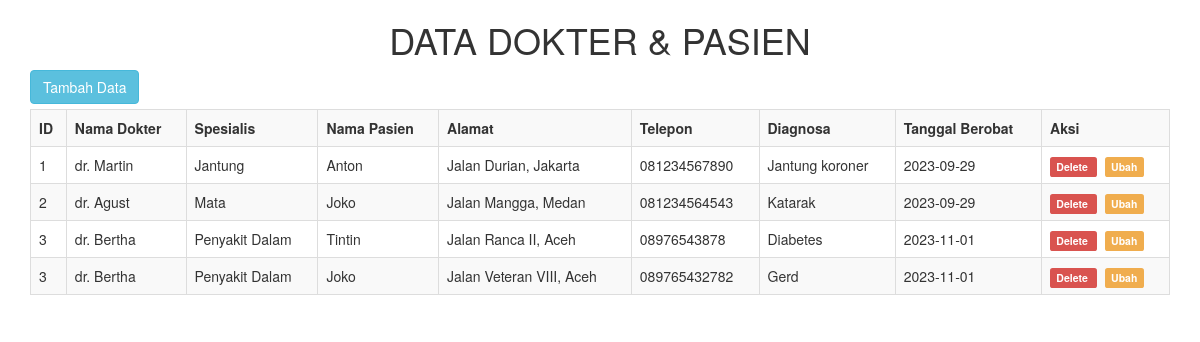
The page /Dokter/index.php on the database its author committed.
### tables this page shows
CREATE TABLE `konsultasi` (
  `id_konsultasi` int(11) NOT NULL,
  `id_pasien` int(11) NOT NULL,
  `id_dokter` int(11) NOT NULL,
  `id_diagnosa` int(11) NOT NULL,
  `tgl_berobat` date NOT NULL,
  `keluhan` text NOT NULL
);

CREATE TABLE `dokter` (
  `id_dokter` int(11) NOT NULL,
  `nama_dokter` varchar(100) NOT NULL,
  `spesialis` varchar(100) NOT NULL,
  `alamat` text NOT NULL,
  `no_telp` varchar(15) NOT NULL
);

CREATE TABLE `pasien` (
  `id_pasien` int(11) NOT NULL,
  `nama_pasien` varchar(100) NOT NULL,
  `alamat` text NOT NULL,
  `no_telp` varchar(15) NOT NULL
);

CREATE TABLE `diagnosa` (
  `id_diagnosa` int(11) NOT NULL,
  `nama_penyakit` varchar(200) NOT NULL,
  `keterangan` text NOT NULL
);

### Dokter/index.php (the view, shortened to what this page needs)
<!DOCTYPE html>
<html lang="en">
<head>
    <link rel="stylesheet" href="https://maxcdn.bootstrapcdn.com/bootstrap/3.4.1/css/bootstrap.min.css">
</head>
<body>
    <div class="container">
        <div class="row">
            <div class="col-sm-12">
                <?php
                include '../koneksi.php';
                $query = mysqli_query($conn, "SELECT * from konsultasi as k join dokter as d on k.id_dokter = d.id_dokter join pasien as p on k.id_pasien = p.id_pasien join diagnosa as dg  on dg.id_diagnosa=k.id_diagnosa;");
                ?>
                <center>
                    <h1>DATA DOKTER & PASIEN</h1>
                </center>
                <a class="btn btn-info" style="margin-bottom:5px" href="tambah.php?nama_halaman=Tambah Dokter"> Tambah Data </a>
                <table class="table table-striped table-bordered">
                    <tr>
                        <th>
                            ID
                        </th>
                        <th>
                            Nama Dokter
                        </th>
                        <th>
                            Spesialis
                        </th>
                        <th>
                            Nama Pasien
                        </th>
                        <th>
                            Alamat
                        </th>
                        <th>
                            Telepon
                        </th>
                        <th>
                            Diagnosa
                        </th>
                        <th>
                            Tanggal Berobat
                        </th>
                        <th>
                            Aksi
                        </th>
                    </tr>
                    <?php
                    if (mysqli_num_rows($query) > 0) {
                        while ($data = mysqli_fetch_array($query)) {
                    ?>
                            <tr>
                                <td> <?php echo $data["id_dokter"] ?></td>
                                <td> <?php echo $data["nama_dokter"] ?> </td>
                                <td> <?php echo $data["spesialis"] ?> </td>
                                <td> <?php echo $data["nama_pasien"] ?> </td>
                                <td> <?php echo $data["alamat"] ?></td>
                                <td> <?php echo $data["no_telp"] ?></td>
                                <td> <?php echo $data["nama_penyakit"] ?> </td>
                                <td> <?php echo $data["tgl_berobat"] ?> </td>
                                <td> <a href="proses_hapus.php?id=<?php echo $data["id_konsultasi"] ?>" class="label label-danger"> Delete </a> &nbsp; <a href="edit.php?id=<?php echo $data["id_konsultasi"] ?>" class="label label-warning"> Ubah </a></td>
                            </tr>
                        <?php } ?>
                    <?php } ?>
                </table>
            </div>
        </div>
    </div>
</body>
</html>

### rows shown on the page
konsultasi: id_dokter.id_dokter "1", id_dokter.nama_dokter "dr. Martin", id_dokter.spesialis "Jantung", id_pasien.nama_pasien "Anton", id_pasien.alamat "Jalan Durian, Jakarta", id_pasien.no_telp "081234567890", id_diagnosa.nama_penyakit "Jantung koroner", tgl_berobat "2023-09-29"
konsultasi: id_dokter.id_dokter "2", id_dokter.nama_dokter "dr. Agust", id_dokter.spesialis "Mata", id_pasien.nama_pasien "Joko", id_pasien.alamat "Jalan Mangga, Medan", id_pasien.no_telp "081234564543", id_diagnosa.nama_penyakit "Katarak", tgl_berobat "2023-09-29"
konsultasi: id_dokter.id_dokter "3", id_dokter.nama_dokter "dr. Bertha", id_dokter.spesialis "Penyakit Dalam", id_pasien.nama_pasien "Tintin", id_pasien.alamat "Jalan Ranca II, Aceh", id_pasien.no_telp "08976543878", id_diagnosa.nama_penyakit "Diabetes", tgl_berobat "2023-11-01"
konsultasi: id_dokter.id_dokter "3", id_dokter.nama_dokter "dr. Bertha", id_dokter.spesialis "Penyakit Dalam", id_pasien.nama_pasien "Joko", id_pasien.alamat "Jalan Veteran VIII, Aceh", id_pasien.no_telp "089765432782", id_diagnosa.nama_penyakit "Gerd", tgl_berobat "2023-11-01"
